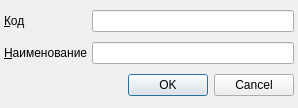
<?xml version="1.0" encoding="UTF-8"?>
<ui version="4.0">
 <class>RBMedicalExemptionReasonEditor</class>
 <widget class="QDialog" name="RBMedicalExemptionReasonEditor">
  <property name="geometry">
   <rect>
    <x>0</x>
    <y>0</y>
    <width>298</width>
    <height>108</height>
   </rect>
  </property>
  <property name="windowTitle">
   <string>Dialog</string>
  </property>
  <layout class="QGridLayout" name="gridLayout">
   <property name="margin">
    <number>4</number>
   </property>
   <property name="spacing">
    <number>4</number>
   </property>
   <item row="0" column="0">
    <widget class="QLabel" name="lblCode">
     <property name="sizePolicy">
      <sizepolicy hsizetype="Maximum" vsizetype="Preferred">
       <horstretch>0</horstretch>
       <verstretch>0</verstretch>
      </sizepolicy>
     </property>
     <property name="text">
      <string>&amp;Код</string>
     </property>
     <property name="buddy">
      <cstring>edtCode</cstring>
     </property>
    </widget>
   </item>
   <item row="0" column="1">
    <widget class="QLineEdit" name="edtCode"/>
   </item>
   <item row="1" column="0">
    <widget class="QLabel" name="lblName">
     <property name="sizePolicy">
      <sizepolicy hsizetype="Maximum" vsizetype="Preferred">
       <horstretch>0</horstretch>
       <verstretch>0</verstretch>
      </sizepolicy>
     </property>
     <property name="text">
      <string>&amp;Наименование</string>
     </property>
     <property name="buddy">
      <cstring>edtName</cstring>
     </property>
    </widget>
   </item>
   <item row="1" column="1">
    <widget class="QLineEdit" name="edtName"/>
   </item>
   <item row="2" column="0" colspan="2">
    <widget class="QDialogButtonBox" name="buttonBox">
     <property name="orientation">
      <enum>Qt::Horizontal</enum>
     </property>
     <property name="standardButtons">
      <set>QDialogButtonBox::Cancel|QDialogButtonBox::Ok</set>
     </property>
    </widget>
   </item>
  </layout>
 </widget>
 <resources/>
 <connections>
  <connection>
   <sender>buttonBox</sender>
   <signal>accepted()</signal>
   <receiver>RBMedicalExemptionReasonEditor</receiver>
   <slot>accept()</slot>
   <hints>
    <hint type="sourcelabel">
     <x>248</x>
     <y>254</y>
    </hint>
    <hint type="destinationlabel">
     <x>157</x>
     <y>274</y>
    </hint>
   </hints>
  </connection>
  <connection>
   <sender>buttonBox</sender>
   <signal>rejected()</signal>
   <receiver>RBMedicalExemptionReasonEditor</receiver>
   <slot>reject()</slot>
   <hints>
    <hint type="sourcelabel">
     <x>316</x>
     <y>260</y>
    </hint>
    <hint type="destinationlabel">
     <x>286</x>
     <y>274</y>
    </hint>
   </hints>
  </connection>
 </connections>
</ui>
